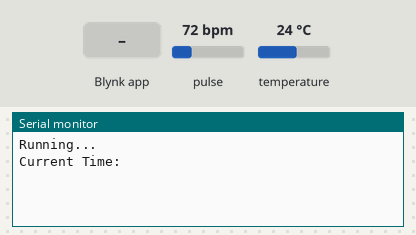
Bench run of a sketch on a simulated ESP32. Parts: the last lines printed to the serial monitor. The inputs (shaded band) are chosen by the test bench; at power-on: pulse 72 bpm, temperature 24 °C. WiFi joins after 1.5 s; servers stay silent unless stated; the local clock reads 2024-03-15 10:24:30 at power-on unless the sketch sets it.

Above: at 3.6 s.
3.7 s: Blynk app writes 1 to V0
8.2 s: Blynk app writes 1 to V1
14.3 s: pulse set to 42 bpm
At 15.5 s:
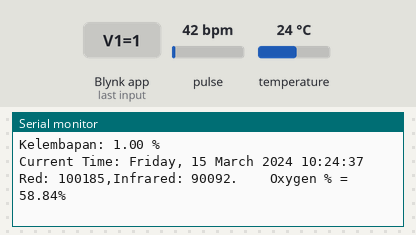
15.8 s: pulse set to 70 bpm
At 18.12 s:
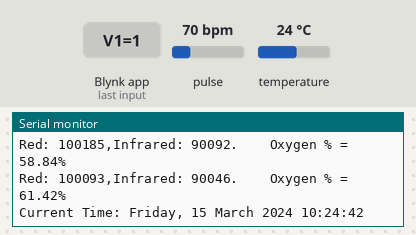
Timing chart, 0 to 18.3 s (numbered marks = the images above; inputs shaded):
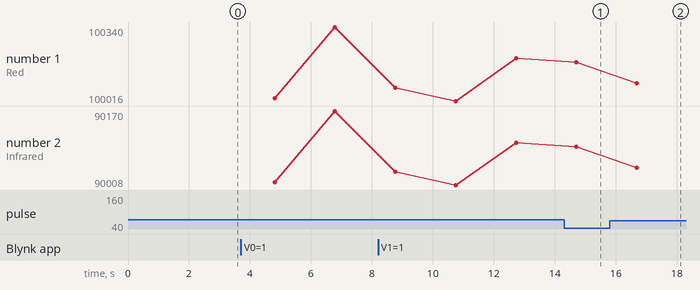

The sketch:

finpro_iot_watch.ino
```cpp
#define BLYNK_TEMPLATE_ID "TMPL6Ic1HFZR2"
#define BLYNK_TEMPLATE_NAME "finpro iot"
#define BLYNK_AUTH_TOKEN "xPCktTn6TcbyRq6AQ6jMq2i0aaOUd-Jn"

#include <Wire.h>
#include "MAX30105.h" //sparkfun MAX3010X library
#include "heartRate.h"
#include <WiFi.h>
#include <BlynkSimpleEsp32.h>
#include <time.h>

const char ntpServer[] = "id.pool.ntp.org";
String currentTime;

char ssid[] = "loltotan";
char pass[] = "ntnt1234";

MAX30105 particleSensor;

double avered    = 0;
double aveir     = 0;
double sumirrms  = 0;
double sumredrms = 0;
int    i         = 0;
int    Num       = 100;  // calculate SpO2 by this sampling interval
int    Temperature;
int    temp;
float  ESpO2;            // initial value of estimated SpO2
double FSpO2     = 0.7;  // filter factor for estimated SpO2
double frate     = 0.95; // low pass filter for IR/red LED value to eliminate AC component
#define TIMETOBOOT 3000  // wait for this time(msec) to output SpO2
#define SCALE      88.0  // adjust to display heart beat and SpO2 in the same scale
#define SAMPLING   100 //25 //5     // if you want to see heart beat more precisely, set SAMPLING to 1
#define FINGER_ON  30000 // if red signal is lower than this, it indicates your finger is not on the sensor
#define USEFIFO

// heartbeat calculations
const byte RATE_SIZE = 4; //Increase this for more averaging. 4 is good.
byte rates[RATE_SIZE]; //Array of heart rates
byte rateSpot = 0;
long lastBeat = 0; //Time at which the last beat occurred

float beatsPerMinute;
int beatAvg;

// Function to update time
void updateTimeTask(void *pvParameters) {
  while (1) {
    struct tm timeinfo;
    if (getLocalTime(&timeinfo)) {
      char timeString[40];
      strftime(timeString, sizeof(timeString), "%A, %d %B %Y %H:%M:%S", &timeinfo);
      currentTime = String(timeString);
    }
    delay(5000); // Update time every 5 seconds
  }
}

void readOxygen(void *parameters) {
  while(1) {
    uint32_t ir, red, green;
    double fred, fir;
    double SpO2 = 0; //raw SpO2 before low pass filtered

  #ifdef USEFIFO
    particleSensor.check(); //Check the sensor, read up to 3 samples

    while (particleSensor.available()) {//do we have new data
  #ifdef MAX30105
    red = particleSensor.getFIFORed(); //Sparkfun's MAX30105
    ir  = particleSensor.getFIFOIR();  //Sparkfun's MAX30105
  #else
    red = particleSensor.getFIFOIR();  //why getFOFOIR output Red data by MAX30102 on MH-ET LIVE breakout board
    ir  = particleSensor.getFIFORed(); //why getFIFORed output IR data by MAX30102 on MH-ET LIVE breakout board
  #endif

      i++;
      fred = (double)red;
      fir  = (double)ir;
      avered = avered * frate + (double)red * (1.0 - frate); //average red level by low pass filter
      aveir = aveir * frate + (double)ir * (1.0 - frate); //average IR level by low pass filter
      sumredrms += (fred - avered) * (fred - avered); //square sum of alternate component of red level
      sumirrms += (fir - aveir) * (fir - aveir);//square sum of alternate component of IR level
      if ((i % SAMPLING) == 0) {//slow down graph plotting speed for arduino Serial plotter by thin out
        if ( millis() > TIMETOBOOT) {
          float ir_forGraph = (2.0 * fir - aveir) / aveir * SCALE;
          float red_forGraph = (2.0 * fred - avered) / avered * SCALE;
          //truncation for Serial plotter's autoscaling
          if ( ir_forGraph > 100.0) ir_forGraph = 100.0;
          if ( ir_forGraph < 80.0) ir_forGraph = 80.0;
          if ( red_forGraph > 100.0 ) red_forGraph = 100.0;
          if ( red_forGraph < 80.0 ) red_forGraph = 80.0;
          // Print out red and IR sensor reading to serial interface for monitoring...
          Serial.print("Red: "); Serial.print(red); Serial.print(","); Serial.print("Infrared: "); Serial.print(ir); Serial.print(".    ");
          float temperature = particleSensor.readTemperatureF();

          if (ir < FINGER_ON){ // no finger on the sensor
            Serial.println("No finger detected");
            break;
          }
          if(ir > FINGER_ON){
            //Temperature = mlx.readObjectTempC();
            Serial.print("Oxygen % = ");
            Serial.print(ESpO2);
            Serial.println("%");

            Blynk.virtualWrite(V2, ESpO2);
          }
        }
      }
      if ((i % Num) == 0) {
        double R = (sqrt(sumredrms) / avered) / (sqrt(sumirrms) / aveir);
        // Serial.println(R);
        SpO2 = -23.3 * (R - 0.4) + 100; //http://ww1.microchip.com/downloads/jp/AppNotes/00001525B_JP.pdf -- I don't see this directly in the App Note... look here https://github.com/espressif/arduino-esp32/issues/4561
        ESpO2 = FSpO2 * ESpO2 + (1.0 - FSpO2) * SpO2;//low pass filter
        //  Serial.print(SpO2);Serial.print(",");Serial.println(ESpO2);
        sumredrms = 0.0; sumirrms = 0.0; i = 0;
        break;
      }
      particleSensor.nextSample(); //We're finished with this sample so move to next sample
    // Serial.println(SpO2);
    }
  #endif
  }
}

void readHeartbeat(void *parameters) {
  while(1) {
    long irValue = particleSensor.getIR();

    if (checkForBeat(irValue)) {
      //We sensed a beat!
      long delta = millis() - lastBeat;
      lastBeat = millis();

      beatsPerMinute = 60 / (delta / 1000.0);

      if (beatsPerMinute < 255 && beatsPerMinute > 20) {
        rates[rateSpot++] = (byte)beatsPerMinute; //Store this reading in the array
        rateSpot %= RATE_SIZE; //Wrap variable

        //Take average of readings
        beatAvg = 0;
        for (byte x = 0 ; x < RATE_SIZE ; x++)
          beatAvg += rates[x];
        beatAvg /= RATE_SIZE;
      }

      Serial.print("IR=");
      Serial.print(irValue);
      Serial.print(", BPM=");
      Serial.print(beatsPerMinute);
      Serial.print(", Avg BPM=");
      Serial.println(beatAvg);
    }
  }
}

void blynkTask(void *parameters) {
  while (1) {
    Blynk.run();
    Blynk.syncVirtual(V0); // Sync temperature
    Blynk.syncVirtual(V1); // Sync humidity

    // Use currentTime for any time-dependent logic
    Serial.print("Current Time: ");
    Serial.println(currentTime);
    vTaskDelay(5000 / portTICK_PERIOD_MS);
  }
}

BLYNK_WRITE(V0) { // mengambil suhu dari rumah
  Serial.print("Suhu: ");
  Serial.print(param.asDouble());
  Serial.println(" °C");
}

BLYNK_WRITE(V1) { // mengambil kelembapan dari rumah
  Serial.print("Kelembapan: ");
  Serial.print(param.asDouble());
  Serial.println(" %");
}

void setup() {
  Serial.begin(115200);
  Blynk.begin(BLYNK_AUTH_TOKEN, ssid, pass);
  Serial.setDebugOutput(true);
  configTime(7 * 3600, 0, ntpServer);
  Serial.println();

  Serial.println("Running...");
  delay(1000);

  // Initialize sensor
  while (!particleSensor.begin(Wire, I2C_SPEED_FAST)) { //Use default I2C port, 400kHz speed
    Serial.println("MAX30102 was not found. Please check wiring/power/solder jumper at MH-ET LIVE MAX30102 board. ");
    //while (1);
  }

  //Setup to sense a nice looking saw tooth on the plotter
  byte ledBrightness = 0x7F; //Options: 0=Off to 255=50mA
  byte sampleAverage = 4; //Options: 1, 2, 4, 8, 16, 32
  byte ledMode       = 2; //Options: 1 = Red only, 2 = Red + IR, 3 = Red + IR + Green
  //Options: 1 = IR only, 2 = Red + IR on MH-ET LIVE MAX30102 board
  int sampleRate     = 200; //Options: 50, 100, 200, 400, 800, 1000, 1600, 3200
  int pulseWidth     = 411; //Options: 69, 118, 215, 411
  int adcRange       = 16384; //Options: 2048, 4096, 8192, 16384

  // Set up the wanted parameters
  particleSensor.setup(ledBrightness, sampleAverage, ledMode, sampleRate, pulseWidth, adcRange); //Configure sensor with these settings

  particleSensor.enableDIETEMPRDY();

  xTaskCreatePinnedToCore(
    updateTimeTask,
    "Update Time Task",
    2048,
    NULL,
    1,
    NULL,
    1 // Core 1
);


  // create task oxygen
  xTaskCreatePinnedToCore(readOxygen,
                          "Read Oxygen Level",
                          4096,
                          NULL,
                          1,
                          NULL,
                          0);

  // // create task heartbeat
  // xTaskCreatePinnedToCore(readHeartbeat,
  //                         "Read Heart BPM",
  //                         4096,
  //                         NULL,
  //                         1,
  //                         NULL,
  //                         1);

  // create task blynk
  xTaskCreatePinnedToCore(blynkTask,
                          "Run Blynk",
                          4096,
                          NULL,
                          1,
                          NULL,
                          1);

  // Delete "setup and loop" task
  vTaskDelete(NULL);
}

void loop() {
}
```

Measured:
- after the input at 14.3 s, the serial monitor: prints a new line after 0.40 s (image 1)
- after the input at 15.8 s, the serial monitor: prints a new line after 0.88 s (image 2)
- plotted number 1: 100203 → 100185 after the input at 14.3 s, 100185 → 100093 after the input at 15.8 s
- plotted number 2: 90101 → 90092 after the input at 14.3 s, 90092 → 90046 after the input at 15.8 s
